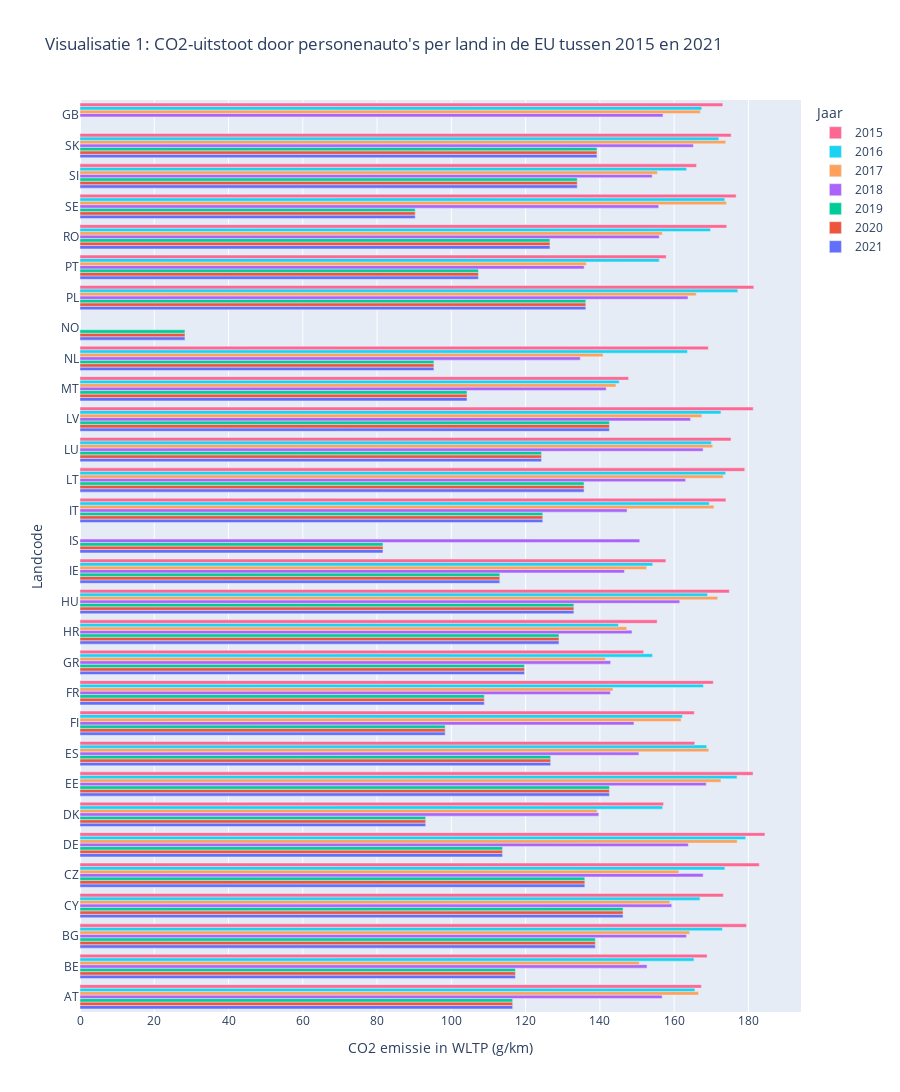

The code cell stored with this chart in its notebook:
### Code cell
fig = go.Figure()

def _add_trace(fig, data, year: str):
    fig.add_trace(go.Bar(
        y=data[data["year"] == year]["Country"],
        x=data[data["year"] == year]["Ewltp (g/km) mean"],
        name=year,
        orientation='h',
    ))

_add_trace(fig, country_emission, 2021)
_add_trace(fig, country_emission, 2020)
_add_trace(fig, country_emission, 2019)
_add_trace(fig, country_emission, 2018)
_add_trace(fig, country_emission, 2017)
_add_trace(fig, country_emission, 2016)
_add_trace(fig, country_emission, 2015)

fig.update_layout(
    barmode='group',
    height=2000,
    legend_traceorder="reversed",
    title="Visualisatie 1: CO2-uitstoot door personenauto's per land in de EU tussen 2015 en 2021",
    xaxis_title="CO2 emissie in WLTP (g/km)",
    yaxis_title="Landcode",
    legend_title="Jaar",
)
fig.show()

### Figure 1 — Plotly figure (JSON) as saved in the notebook; plotly's stock layout.template omitted (floating-point values rounded to 4 significant figures)
{"data": [{"name": "2021", "orientation": "h", "type": "bar", "x": [116.5, 117.3, 138.8, 146.2, 135.9, 113.8, 93.09, 142.6, 126.7, 98.35, 108.9, 119.7, 129.0, 133.0, 113.0, 81.59, 124.6, 135.7, 124.3, 142.6, 104.2, 95.31, 28.26, 136.2, 107.3, 126.6, 90.27, 133.9, 139.2], "y": ["AT", "BE", "BG", "CY", "CZ", "DE", "DK", "EE", "ES", "FI", "FR", "GR", "HR", "HU", "IE", "IS", "IT", "LT", "LU", "LV", "MT", "NL", "NO", "PL", "PT", "RO", "SE", "SI", "SK"]}, {"name": "2020", "orientation": "h", "type": "bar", "x": [116.5, 117.3, 138.8, 146.2, 135.9, 113.8, 93.09, 142.6, 126.7, 98.35, 108.9, 119.7, 129.0, 133.0, 113.0, 81.59, 124.6, 135.7, 124.3, 142.6, 104.2, 95.31, 28.26, 136.2, 107.3, 126.6, 90.27, 133.9, 139.2], "y": ["AT", "BE", "BG", "CY", "CZ", "DE", "DK", "EE", "ES", "FI", "FR", "GR", "HR", "HU", "IE", "IS", "IT", "LT", "LU", "LV", "MT", "NL", "NO", "PL", "PT", "RO", "SE", "SI", "SK"]}, {"name": "2019", "orientation": "h", "type": "bar", "x": [116.5, 117.3, 138.8, 146.2, 135.9, 113.8, 93.09, 142.6, 126.7, 98.35, 108.9, 119.7, 129.0, 133.0, 113.0, 81.59, 124.6, 135.7, 124.3, 142.6, 104.2, 95.31, 28.26, 136.2, 107.3, 126.6, 90.27, 133.9, 139.2], "y": ["AT", "BE", "BG", "CY", "CZ", "DE", "DK", "EE", "ES", "FI", "FR", "GR", "HR", "HU", "IE", "IS", "IT", "LT", "LU", "LV", "MT", "NL", "NO", "PL", "PT", "RO", "SE", "SI", "SK"]}, {"name": "2018", "orientation": "h", "type": "bar", "x": [156.8, 152.7, 163.3, 159.4, 167.8, 163.8, 139.7, 168.7, 150.5, 149.2, 142.8, 157.0, 142.9, 148.7, 161.5, 146.6, 150.7, 147.3, 163.1, 167.8, 164.4, 141.7, 134.7, 163.7, 135.8, 156.0, 155.9, 154.1, 165.2], "y": ["AT", "BE", "BG", "CY", "CZ", "DE", "DK", "EE", "ES", "FI", "FR", "GB", "GR", "HR", "HU", "IE", "IS", "IT", "LT", "LU", "LV", "MT", "NL", "PL", "PT", "RO", "SE", "SI", "SK"]}, {"name": "2017", "orientation": "h", "type": "bar", "x": [166.6, 150.6, 164.2, 158.9, 161.3, 177.0, 139.2, 172.6, 169.3, 161.9, 143.5, 167.1, 141.5, 147.2, 171.7, 152.6, 170.7, 173.2, 170.4, 167.5, 144.3, 140.9, 166.0, 136.3, 156.8, 174.1, 155.5, 173.9], "y": ["AT", "BE", "BG", "CY", "CZ", "DE", "DK", "EE", "ES", "FI", "FR", "GB", "GR", "HR", "HU", "IE", "IT", "LT", "LU", "LV", "MT", "NL", "PL", "PT", "RO", "SE", "SI", "SK"]}, {"name": "2016", "orientation": "h", "type": "bar", "x": [165.6, 165.4, 173.0, 166.9, 173.7, 179.3, 156.9, 176.9, 168.8, 162.2, 167.9, 167.4, 154.2, 145.0, 169.0, 154.2, 169.5, 173.9, 170.0, 172.6, 145.2, 163.6, 177.2, 156.0, 169.8, 173.7, 163.4, 172.1], "y": ["AT", "BE", "BG", "CY", "CZ", "DE", "DK", "EE", "ES", "FI", "FR", "GB", "GR", "HR", "HU", "IE", "IT", "LT", "LU", "LV", "MT", "NL", "PL", "PT", "RO", "SE", "SI", "SK"]}, {"name": "2015", "orientation": "h", "type": "bar", "x": [167.4, 168.9, 179.5, 173.3, 182.9, 184.5, 157.2, 181.3, 165.6, 165.4, 170.5, 173.1, 151.8, 155.4, 174.9, 157.8, 173.9, 179.0, 175.3, 181.3, 147.7, 169.2, 181.5, 157.9, 174.2, 176.7, 166.0, 175.4], "y": ["AT", "BE", "BG", "CY", "CZ", "DE", "DK", "EE", "ES", "FI", "FR", "GB", "GR", "HR", "HU", "IE", "IT", "LT", "LU", "LV", "MT", "NL", "PL", "PT", "RO", "SE", "SI", "SK"]}], "layout": {"barmode": "group", "height": 2000, "legend": {"title": {"text": "Jaar"}, "traceorder": "reversed"}, "title": {"text": "Visualisatie 1: CO2-uitstoot door personenauto's per land in de EU tussen 2015 en 2021"}, "xaxis": {"title": {"text": "CO2 emissie in WLTP (g/km)"}}, "yaxis": {"title": {"text": "Landcode"}}}}
